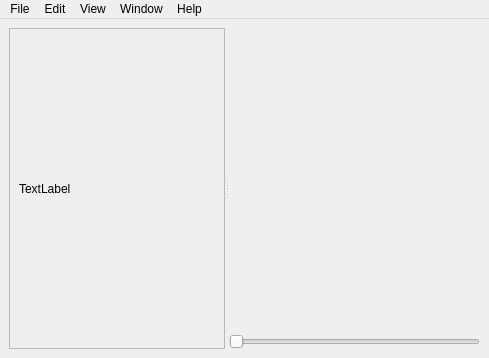
<?xml version="1.0" encoding="UTF-8"?>
<ui version="4.0">
 <class>GraphWindow</class>
 <widget class="QMainWindow" name="GraphWindow">
  <property name="geometry">
   <rect>
    <x>0</x>
    <y>0</y>
    <width>489</width>
    <height>358</height>
   </rect>
  </property>
  <property name="windowTitle">
   <string>MainWindow</string>
  </property>
  <widget class="QWidget" name="centralwidget">
   <layout class="QHBoxLayout" name="horizontalLayout">
    <item>
     <widget class="QSplitter" name="splitter">
      <property name="orientation">
       <enum>Qt::Horizontal</enum>
      </property>
      <widget class="QScrollArea" name="scrollArea">
       <property name="widgetResizable">
        <bool>true</bool>
       </property>
       <widget class="QWidget" name="scrollAreaWidgetContents">
        <property name="geometry">
         <rect>
          <x>0</x>
          <y>0</y>
          <width>205</width>
          <height>316</height>
         </rect>
        </property>
        <layout class="QVBoxLayout" name="verticalLayout_2">
         <item>
          <widget class="QLabel" name="text">
           <property name="text">
            <string>TextLabel</string>
           </property>
          </widget>
         </item>
        </layout>
       </widget>
      </widget>
      <widget class="QWidget" name="layoutWidget">
       <layout class="QVBoxLayout" name="verticalLayout">
        <item>
         <widget class="MplWidget" name="mplWidget" native="true"/>
        </item>
        <item>
         <widget class="QSlider" name="slider">
          <property name="orientation">
           <enum>Qt::Horizontal</enum>
          </property>
         </widget>
        </item>
       </layout>
      </widget>
     </widget>
    </item>
   </layout>
  </widget>
  <widget class="QMenuBar" name="menubar">
   <property name="geometry">
    <rect>
     <x>0</x>
     <y>0</y>
     <width>489</width>
     <height>22</height>
    </rect>
   </property>
   <widget class="QMenu" name="monkey">
    <property name="title">
     <string>File</string>
    </property>
   </widget>
   <widget class="QMenu" name="menupenguin">
    <property name="title">
     <string>Edit</string>
    </property>
    <addaction name="separator"/>
    <addaction name="actionSubmenu1"/>
    <addaction name="actionSubmenu2"/>
   </widget>
   <widget class="QMenu" name="menuView">
    <property name="title">
     <string>View</string>
    </property>
   </widget>
   <widget class="QMenu" name="menuWindow">
    <property name="title">
     <string>Window</string>
    </property>
   </widget>
   <widget class="QMenu" name="menuHelp">
    <property name="title">
     <string>Help</string>
    </property>
   </widget>
   <addaction name="monkey"/>
   <addaction name="menupenguin"/>
   <addaction name="menuView"/>
   <addaction name="menuWindow"/>
   <addaction name="menuHelp"/>
  </widget>
  <action name="actionSubmenu1">
   <property name="text">
    <string>Submenu1</string>
   </property>
  </action>
  <action name="actionSubmenu2">
   <property name="text">
    <string>Submenu2</string>
   </property>
  </action>
 </widget>
 <customwidgets>
  <customwidget>
   <class>MplWidget</class>
   <extends>QWidget</extends>
   <header>mpl_canvas</header>
   <container>1</container>
  </customwidget>
 </customwidgets>
 <connections/>
</ui>
